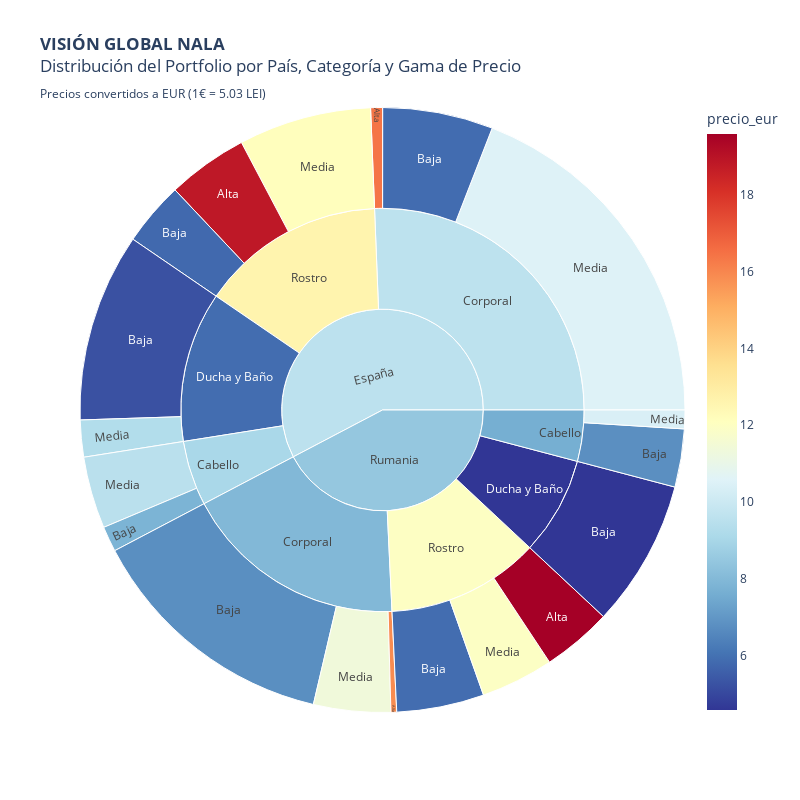

The notebook cell this image was saved under:
### Code cell
# Gráfica general de análisis de mercados - VISIÓN GLOBAL

# Parámetros de conversión
tipo_cambio = 5.03  # 1 EUR = 5.03 LEI

# Crear la columna 'gama' con conversión
def clasificar_gama(precio, pais):
    if pais == "España":
        return "Baja" if precio <= 8 else "Media" if precio <= 15 else "Alta"
    else:  # Rumanía
        # Convertir límites de España a LEI usando el tipo de cambio
        limite_baja = 8 * tipo_cambio
        limite_media = 15 * tipo_cambio
        return "Baja" if precio <= limite_baja else "Media" if precio <= limite_media else "Alta"

df_es_ro["gama"] = df_es_ro.apply(lambda row: clasificar_gama(row["precio"], row["país"]), axis=1)

# Crear columna de precio en EUR para toda la visualización
df_es_ro['precio_eur'] = df_es_ro.apply(
    lambda row: row['precio'] if row['país'] == 'España' else row['precio'] / tipo_cambio, 
    axis=1
)

# Gráfica sunburst con precios en EUR
fig = px.sunburst(
    df_es_ro,
    path=['país', 'categoria_general', 'gama'],
    values='precio_eur',  # Usar precios en EUR
    color='precio_eur',   # Color basado en EUR
    color_continuous_scale='RdYlBu_r',
    title='<b>VISIÓN GLOBAL NALA</b><br>Distribución del Portfolio por País, Categoría y Gama de Precio<br><sub>Precios convertidos a EUR (1€ = 5.03 LEI)</sub>',
    width=800,
    height=800
)

fig.update_layout(
    template='plotly_white',
    font=dict(size=12)
)

fig.show()

### Figure 1 — Plotly figure (JSON) as saved in the notebook; plotly's stock layout.template omitted (floating-point values rounded to 4 significant figures)
{"data": [{"branchvalues": "total", "customdata": [[7.802], [9.507], [10.53], [5.861], [16.42], [5.228], [9.289], [5.783], [12.15], [18.84], [6.768], [10.38], [6.763], [11.37], [15.88], [4.576], [5.892], [11.96], [19.59], [9.063], [9.602], [5.892], [12.62], [7.646], [7.968], [4.576], [11.97], [9.555], [8.469]], "domain": {"x": [0, 1], "y": [0, 1]}, "hovertemplate": "labels=%{label}<br>precio_eur_sum=%{value}<br>parent=%{parent}<br>id=%{id}<br>precio_eur=%{color}<extra></extra>", "ids": ["España/Cabello/Baja", "España/Cabello/Media", "España/Corporal/Media", "España/Corporal/Baja", "España/Corporal/Alta", "España/Ducha y Baño/Baja", "España/Ducha y Baño/Media", "España/Rostro/Baja", "España/Rostro/Media", "España/Rostro/Alta", "Rumania/Cabello/Baja", "Rumania/Cabello/Media", "Rumania/Corporal/Baja", "Rumania/Corporal/Media", "Rumania/Corporal/Alta", "Rumania/Ducha y Baño/Baja", "Rumania/Rostro/Baja", "Rumania/Rostro/Media", "Rumania/Rostro/Alta", "España/Cabello", "España/Corporal", "España/Ducha y Baño", "España/Rostro", "Rumania/Cabello", "Rumania/Corporal", "Rumania/Ducha y Baño", "Rumania/Rostro", "España", "Rumania"], "labels": ["Baja", "Media", "Media", "Baja", "Alta", "Baja", "Media", "Baja", "Media", "Alta", "Baja", "Media", "Baja", "Media", "Alta", "Baja", "Baja", "Media", "Alta", "Cabello", "Corporal", "Ducha y Baño", "Rostro", "Cabello", "Corporal", "Ducha y Baño", "Rostro", "España", "Rumania"], "marker": {"coloraxis": "coloraxis", "colors": [7.802, 9.507, 10.53, 5.861, 16.42, 5.228, 9.289, 5.783, 12.15, 18.84, 6.768, 10.38, 6.763, 11.37, 15.88, 4.576, 5.892, 11.96, 19.59, 9.063, 9.602, 5.892, 12.62, 7.646, 7.968, 4.576, 11.97, 9.555, 8.469]}, "name": "", "parents": ["España/Cabello", "España/Cabello", "España/Corporal", "España/Corporal", "España/Corporal", "España/Ducha y Baño", "España/Ducha y Baño", "España/Rostro", "España/Rostro", "España/Rostro", "Rumania/Cabello", "Rumania/Cabello", "Rumania/Corporal", "Rumania/Corporal", "Rumania/Corporal", "Rumania/Ducha y Baño", "Rumania/Rostro", "Rumania/Rostro", "Rumania/Rostro", "España", "España", "España", "España", "Rumania", "Rumania", "Rumania", "Rumania", "", ""], "type": "sunburst", "values": [70.1, 198.9, 987.4, 305.2, 32.8, 521.1, 101.9, 176.8, 366.9, 222.8, 160.5, 51.59, 704.9, 212.7, 15.88, 406.5, 241.5, 201.3, 192.6, 269.0, 1325.0, 623.0, 766.5, 212.1, 933.6, 406.5, 635.3, 2984.0, 2188.0]}], "layout": {"coloraxis": {"colorbar": {"title": {"text": "precio_eur"}}, "colorscale": [[0, "rgb(49,54,149)"], [0.1, "rgb(69,117,180)"], [0.2, "rgb(116,173,209)"], [0.3, "rgb(171,217,233)"], [0.4, "rgb(224,243,248)"], [0.5, "rgb(255,255,191)"], [0.6, "rgb(254,224,144)"], [0.7, "rgb(253,174,97)"], [0.8, "rgb(244,109,67)"], [0.9, "rgb(215,48,39)"], [1, "rgb(165,0,38)"]]}, "font": {"size": 12}, "height": 800, "legend": {"tracegroupgap": 0}, "title": {"text": "<b>VISIÓN GLOBAL NALA</b><br>Distribución del Portfolio por País, Categoría y Gama de Precio<br><sub>Precios convertidos a EUR (1€ = 5.03 LEI)</sub>"}, "width": 800}}
